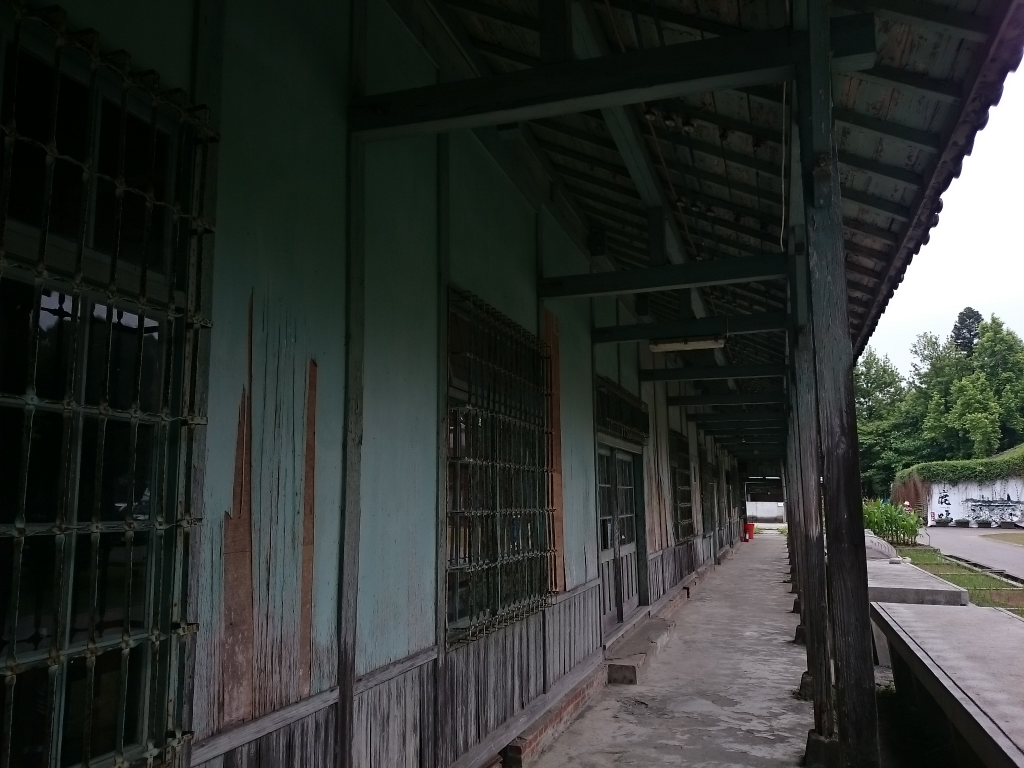
#> input picture proj1/ldr_sample/DSC_0355.JPG, 2048 x 1536 px (shown at 1/2 size); its folder holds 4 pictures in this run
$ python align.py
#> lines starting #> are read from the running program, lines starting #| are printed output that depends on the picture; after the words box and inside, x2 and y2 are one past the last pixel; in counts of white or black regions, pixels touching at a corner belong together
#! /usr/bin/env python

import os
import math
import cv2
import numpy as np

sampleInputPath =  "./ldr_sample"
sampleOutputPath = "./ldr_aligned"

def displace(img, d):
    [x,y] = d
    h = np.size(img, 0)
    w = np.size(img, 1)
    if x < 0:
        dImg = img[:, -x:w]
    elif x > 0:
        dImg = img[:, 0:w-x]
    else:
        dImg = img
    if y < 0:
        dImg = dImg[-y:h, :]
    elif y > 0:
        dImg = dImg[0:h-y, :]
    else:
        pass
    return dImg


class MTBImg():
    def __init__(self, rawImg):
        self.origin = rawImg
        self.grayscale = cv2.cvtColor(rawImg, cv2.COLOR_BGR2GRAY)
        self.thresImg = None
        self.excludeMap = None
        self.d = np.array([0, 0])      # displacement (x, y)

    def medianThresh(self, level, d, tol):
        # scale image to current level
        scalar = 1/(2**level)
        lvlImg = cv2.resize(self.grayscale, None, fx=scalar, fy=scalar, interpolation=cv2.INTER_AREA)

        # displace
        lvlImg = displace(lvlImg, d)

        # threshold the image
        median = np.median(lvlImg)
        ret, self.thresImg = cv2.threshold(lvlImg, median, 255, cv2.THRESH_BINARY)

        # find exclude bitmap of avoid noise close to median
        ret, thresImgHi = cv2.threshold(lvlImg, median+tol, 255, cv2.THRESH_BINARY)
        ret, thresImgLo = cv2.threshold(lvlImg, median-tol, 255, cv2.THRESH_BINARY_INV)
        self.excludeMap = cv2.bitwise_or(thresImgHi, thresImgLo)

    def displaceThresh(self, x, y):
        d = np.array([x,y])
        self.curThresh =  displace(self.thresImg, d)
        self.curExclude = displace(self.excludeMap, d)

    def addDisplacement(self, displace):
        self.d = np.add(2*self.d, displace)


class LDRImageSet():
    # setSize: number of images of the same scene
    def __init__(self, setSize=7):
        self.rawSet = []        # A Set of LDR images converts to one HDR image
        self.alignedSet = []    # Aligned Set of LDR images ready to go
        self.fileName = []
        self.setSize = setSize  # Number of images in the Set


    # prints properties of this class
    def __str__(self):
        return "Input images with ({}, {}, {}, {}) (setSize, height, width, channels)"\
            .format(self.setSize, self.imgHeight, self.imgWidth, self.imgChannels)

    # reads a set of image from specified path
    def readImages(self, path):
#> called with path = './ldr_sample'
        for fileName in os.listdir(path):
            self.rawSet.append(cv2.imread(os.path.join(path, fileName)))
            self.fileName.append(fileName)
        self.imgHeight = np.size(self.rawSet[0], 0)     # image height
        self.imgWidth = np.size(self.rawSet[0], 1)      # image width
        self.imgChannels = np.size(self.rawSet[0], 2)   # image channels

    def writeImages(self, path):
        i = 0
        for img in self.alignedSet:
            cv2.imwrite(os.path.join(path, self.fileName[i]), img)
            i += 1


    # pivot:    Index of the image every else is aligned to
    # shiftMax: Maximum search distance while doing alignment
    # tol:      tolerance, avoid noise near median
    def MTBAlign(self, pivot=3, shiftMax=0.05, tol=5):
        # calculate the level to search
#> called with pivot = 3, shiftMax = 0.05, tol = 5
        shiftMaxPixel = shiftMax * min(self.imgWidth, self.imgHeight)
        maxlvl = math.floor(math.log2(shiftMaxPixel))
        print('shiftMaxPixel:', shiftMaxPixel)
        print('maxlvl:', maxlvl)

        # set up data
        MTBSet = []
        for rawImg in self.rawSet:
            mtbImg = MTBImg(rawImg)
            MTBSet.append(mtbImg)

        # find displacement for each image to match the pivot image
        pivImg = MTBImg(self.rawSet[pivot])
#> in __init__ (call 5), `self.origin = rawImg`:
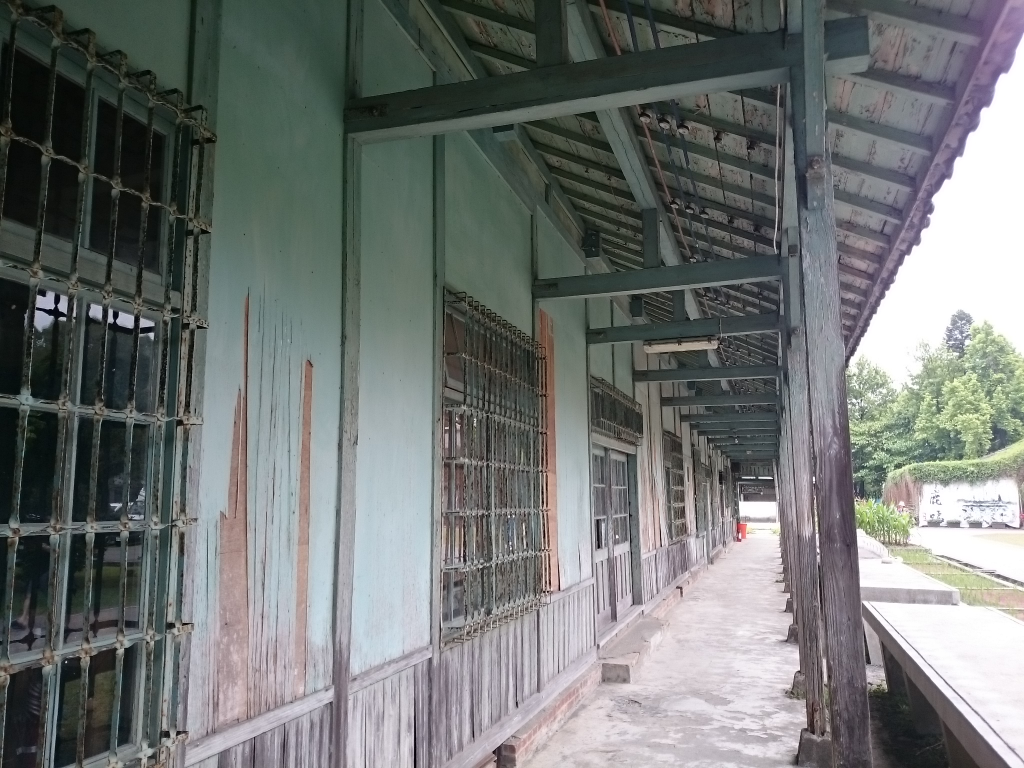
#> self.origin: shape (1536, 2048, 3) (shown at 1/2 size); mean B, G, R 116.2, 117.6, 113.9
#> in __init__ (call 5), `self.grayscale = cv2.cvtColor(rawImg, cv2.COLOR_BGR2GRAY)`:
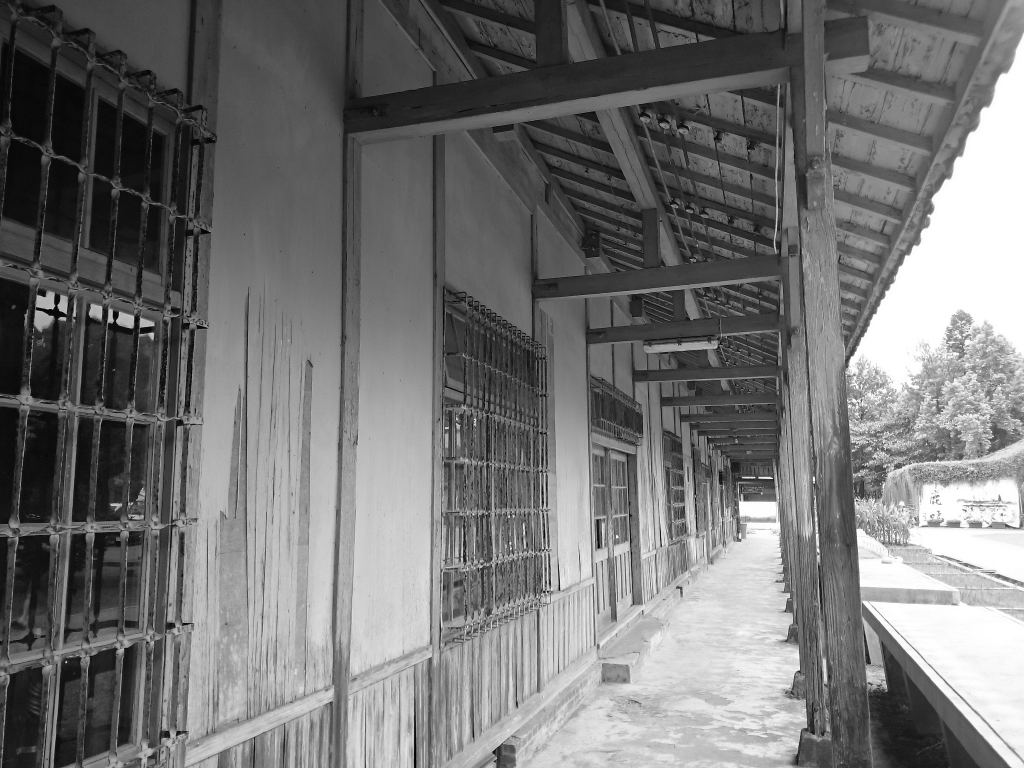
#> self.grayscale: shape (1536, 2048) (shown at 1/2 size); min 0, max 255, mean 116.4
        for mtbImg in MTBSet:
            # find displacement for each level
            for lvl in reversed(range(maxlvl+1)):
                minDiff = None

                # scale down, displace then threshold
                d = mtbImg.d
                mtbImg.medianThresh(lvl, d, tol)
                pivImg.medianThresh(lvl, -d, tol)

                # find the smallest difference in 9 displacements
                for x in range(-1,2):
                    for y in range(-1,2):
                        mtbImg.displaceThresh(x, y)
                        pivImg.displaceThresh(-x, -y)
                        diffThresh = cv2.bitwise_xor(mtbImg.curThresh, pivImg.curThresh)
                        diffThresh = cv2.bitwise_and(diffThresh, mtbImg.curExclude)
                        diff = diffThresh.sum()
                        if minDiff is None or diff < minDiff:
                            minDiff = diff
                            d = np.array([x, y])    # displacement
                mtbImg.addDisplacement(d)
#> this loop made 4 passes
#> pass 1, in medianThresh, `ret, self.thresImg = cv2.threshold(lvlImg, median, 255, cv2.THRESH_BIN..`:
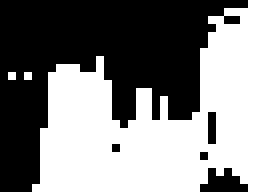
#> self.thresImg: shape (24, 32) (shown 8 times larger); 49.3% white; 3 white regions (2 under 20 px), largest, box (x1, y1, x2, y2) and area: (4, 0, 32, 24) 377
#> pass 1, in medianThresh, `ret, thresImgLo = cv2.threshold(lvlImg, median-tol, 255, cv2.THRESH_BI..`:
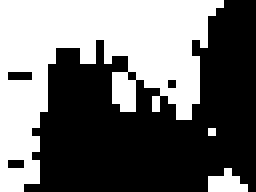
#> thresImgLo: shape (24, 32) (shown 8 times larger); 43.6% white; 3 white regions (2 under 20 px), largest, box (x1, y1, x2, y2) and area: (0, 0, 28, 24) 324
#> after the loop:
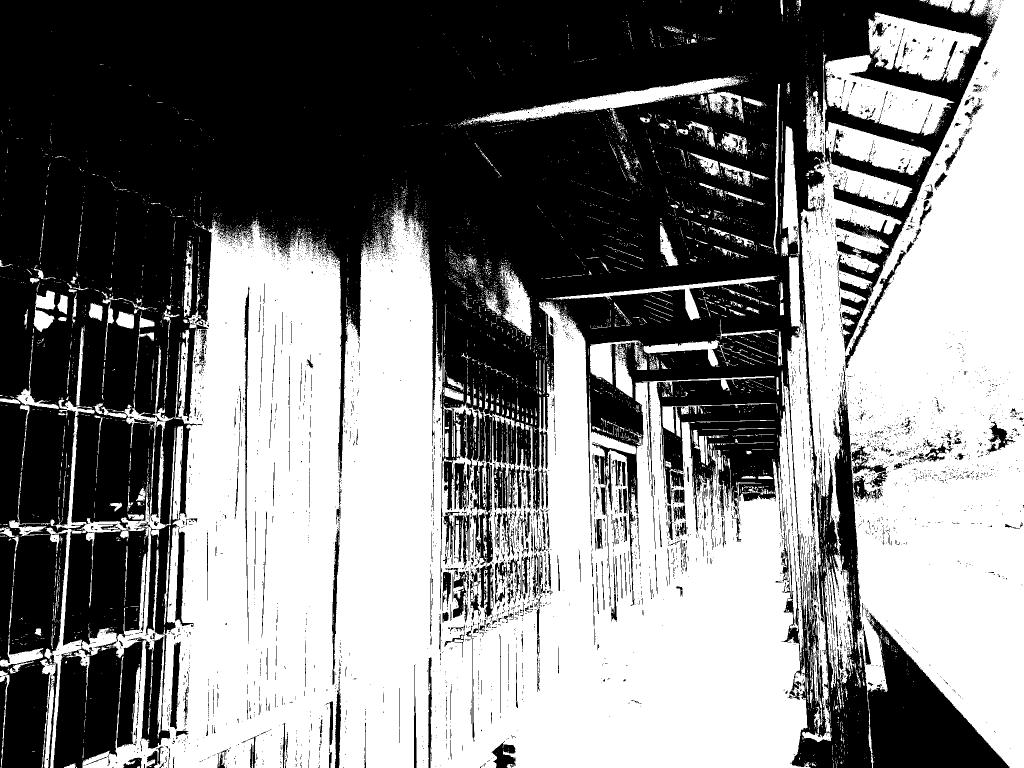
#> mtbImg.curThresh: shape (1535, 2047) (shown at 1/2 size); 49.9% white; 5762 white regions (5357 under 20 px), largest, box (x1, y1, x2, y2) and area: (88, 413, 1621, 1535) 955402, (1601, 0, 2047, 1535) 430197, (1565, 252, 1663, 1484) 29784

        # crop images
        # find furthest displacement
        dmax = np.array([0,0])
        dmin = np.array([0,0])
        for mtbImg in MTBSet:
            print('d:', mtbImg.d)
            for i in range(2):
                if mtbImg.d[i] > dmax[i]:
                    dmax[i] = mtbImg.d[i]
                if mtbImg.d[i] < dmin[i]:
                    dmin[i] = mtbImg.d[i]

        print('dmax:', dmax)
        print('dmin:', dmin)

        # displace(crop) the image
        for mtbImg in MTBSet:
            resImg = displace(mtbImg.origin, -(dmax-mtbImg.d))
            resImg = displace(resImg, -(dmin-mtbImg.d))
            self.alignedSet.append(resImg)
#> this loop made 4 passes
#> pass 1, in displace (call 1065), `dImg = img[:, -x:w]`:
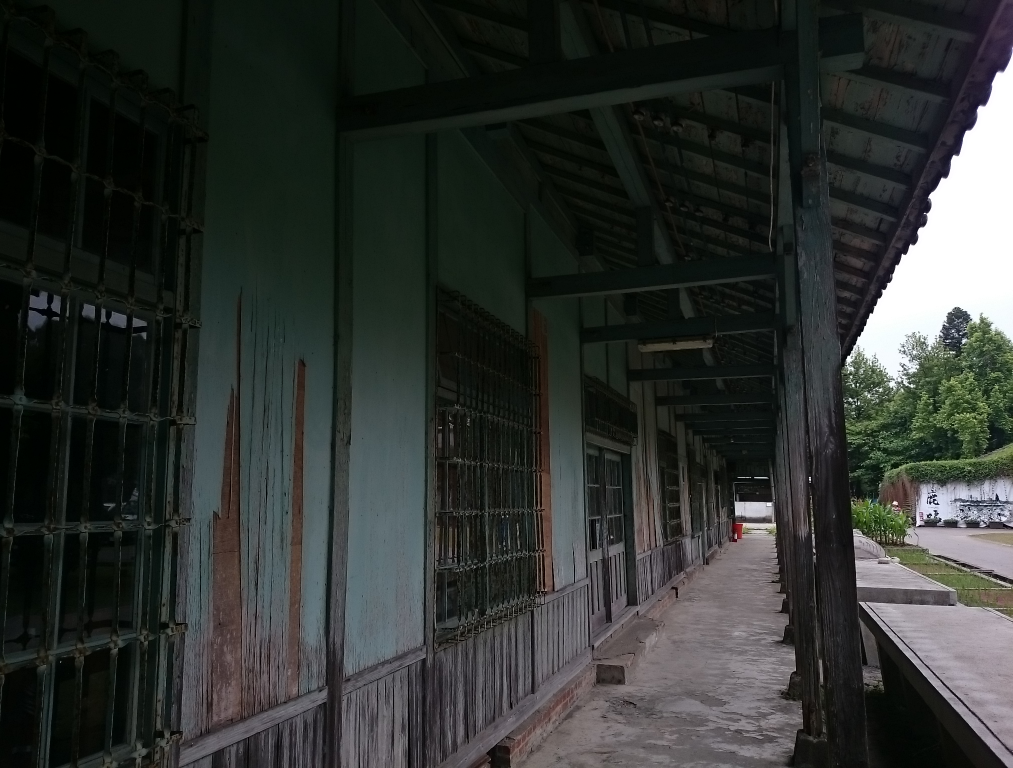
#> dImg: shape (1536, 2025, 3) (shown at 1/2 size); mean B, G, R 48.5, 51.4, 47.7
#> pass 2, in displace (call 1068), `dImg = img[:, 0:w-x]`:
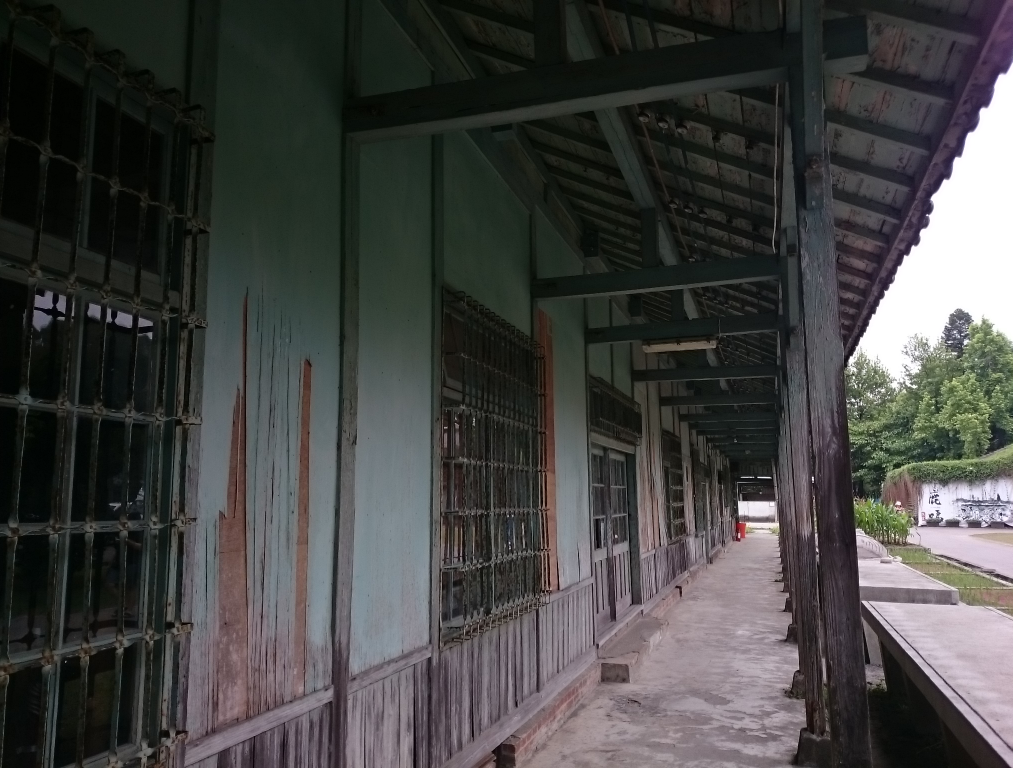
#> dImg: shape (1536, 2025, 3) (shown at 1/2 size); mean B, G, R 66.4, 67.8, 67.6


if __name__ == '__main__':
    LDRSet = LDRImageSet()
    LDRSet.readImages(sampleInputPath)
    print(LDRSet)
    LDRSet.MTBAlign()
    LDRSet.writeImages(sampleOutputPath)
